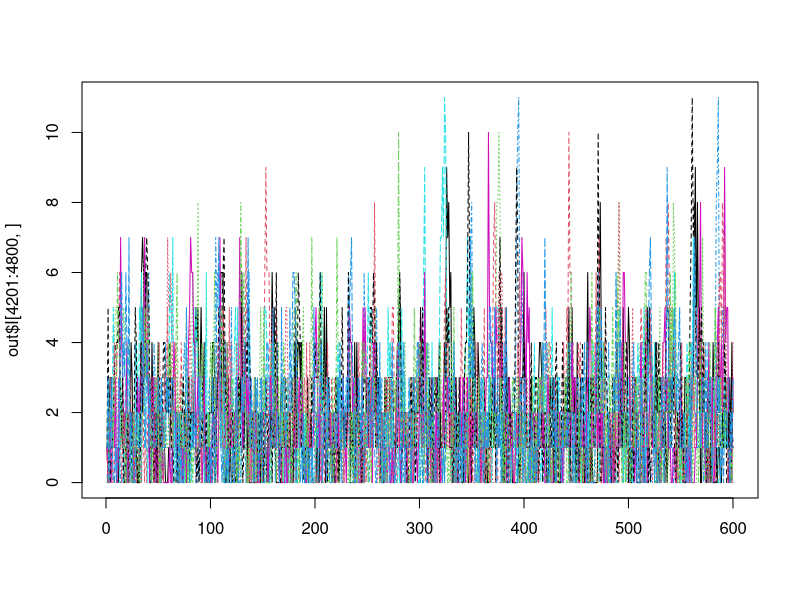

R code for this plot:



#' # init_pop: a function that initializes the target population
#' @param target_pop_size 
#' @param initPropImmune 
#' @param I0 
#'
#' @return 
#' @export
#'
#' @examples init_pop(10000, 0.3, 1)
init_pop <- function(target_pop_size, initPropImmune, I0) {
  immune <- floor(target_pop_size * initPropImmune)
  data.frame(
    S = target_pop_size - immune,
    I = I0,
    R = immune
  )
}

#' infect: a function that infects a proportion of the susceptible population
#'
#' @param births number of births per time period
#' @param migration positive integer number of migrations 
#' @param mortality_rate the number of natural deaths
#' @param run_type the dynamic way to run the function
#' @param browse if true, the browser will be opened for debugging purposes
#' @param beta 
#' @param target_pop 
#' @param rec_duration 
#'
#' @return a list with the current state of the system
#' @export 
#'
#' @examples infect(target_pop = init_pop(1000, 0.15, 1), beta = 0.012, births = 20, migration = 20, rec_duration = 7,mortality_rate = 0.2,run_type = 'det')
#' 
infect <- function(target_pop, 
                   beta, 
                   births, 
                   migration,
                   rec_duration,
                   mortality_rate, 
                   run_type = "det", 
                   browse = F
                   ) {
  
  if (browse) browser()
  
  pop_size <- sum(target_pop)
  
  switch(run_type,
    "det" = {
      It <- min(target_pop$S, beta * target_pop$S * target_pop$I) + migration
    },
    "stoc" = {
      infection_prob <- 1 - exp(-beta * target_pop$I)
      It <- rbinom(1, target_pop$S, infection_prob) + rpois(1, migration)
    }
  )
  pop_forward_step <- data.frame(
    S = target_pop$S + births - It - mortality_rate * target_pop$S,
    I = target_pop$I +  (1/rec_duration)*It,
    R = target_pop$R + (1/rec_duration)*It
  ) 
  return(pop_forward_step)
}


#' Title
#'
#' @param births 
#' @param migration 
#' @param mortality_rate 
#' @param vax_eff 
#' @param vax_rate 
#' @param n_team_type 
#' @param run_type 
#' @param browse 
#' @param target_pop 
#'
#' @return
#' @export
#'
#' @examples vaccinate(target_pop = init_pop(1000, 0.15, 1), births = 20, migration = 20, mortality_rate = 0.2, vax_eff = 0.95, vax_rate = 250, n_team_type = 1)
vaccinate <- function(target_pop, 
                      births, 
                      migration, 
                      mortality_rate, 
                      vax_eff, 
                      vax_rate,
                      n_team_type, 
                      run_type = "det", 
                      browse = F
                      ) {
  
  if (browse) browser()
  
  switch(run_type,
         "det" = {
           Rt <- min(target_pop$S, vax_rate*n_team_type*vax_eff) + migration
         },
         "stoc" = {
           Rt <- rbinom(1, vax_rate*n_team_type, vax_eff) + rpois(1, migration)
         }
  )
  pop_forward_step <- data.frame(
  S = target_pop$S + births - Rt - mortality_rate * target_pop$S,
  I = target_pop$I,
  R = target_pop$R + Rt
  )
  return(pop_forward_step)
}



#' Title
#'
#' @param beta 
#' @param births 
#' @param migration 
#' @param mortality_rate 
#' @param target_pop 
#' @param run_time 
#' @param rec_dur 
#' @param vax_day 
#' @param vax_efficacy 
#' @param orv_duration 
#' @param n_team_type 
#' @param team_performance 
#' @param infect_run_type 
#' @param vax_run_type 
#'
#' @return
#' @export
#'
#' @examples run_simulation(target_pop = init_pop(1000, 0.15, 1), beta = 0.012, run_time = 365, births = 20, migration = 20, mortality_rate = 0.1)
run_simulation <- function(target_pop,
                           beta,
                           run_time,
                           births,
                           migration,
                           mortality_rate,
                           rec_dur,
                           vax_day,
                           vax_efficacy,
                           orv_duration,
                           n_team_type,
                           team_performance,
                           infect_run_type = "det",
                           vax_run_type = "det",
                           browse = F) {


  #beta <- rep(beta, run_time)
  Susc <- target_pop$S
  Infected <- target_pop$I
  Rec <- target_pop$R

  # running parameters
  # timesteps <- 26 * run_time #26 biweeks in a year

  # day before campaign
  
  if(browse) browser()
  simResults <- data.frame(time = 0, S = Susc, I = Infected, R = Rec)

  for (time in 1:run_time) {
    if (!is.na(vax_day) & time < vax_day + 1 | time > vax_day + 1 + round(orv_duration / n_team_type)) {
      infected_pop <- infect(target_pop = simResults[time, -1], beta = beta, births = births, migration = migration, rec_duration = rec_dur, mortality_rate = mortality_rate, run_type = infect_run_type)
      simResults <- rbind(simResults, data.frame(time = time, infected_pop))
    } else if (!is.na(vaxDay) & time >= vaxDay + 1 & time <= vaxDay + 1 + round(orv_duration / n_team_type)) {
      vaccinated_pop <- vaccinate(target_pop = simResults[time, -1], births = births, migration = migration, mortality_rate = mortality_rate, vax_eff = vax_efficacy, vax_rate = team_performance, n_team_type = n_team_type, run_type = vax_run_type)
      simResults <- rbind(simResults, data.frame(time = time, vaccinated_pop))
    } else if (is.na(vaxDay)) {
      infected_pop <- infect(target_pop = simResults[time, -1], beta = beta, births = births, migration = migration, rec_duration = rec_dur, mortality_rate = mortality_rate, run_type = infect_run_type)
      simResults <- rbind(simResults, data.frame(time = time, infected_pop))
    }
  }
  return(simResults)
}

# beta<-source("/Users/mattferrari/Documents/Current Projects/MSF Measles/Measles_Dynamics_ms/Seasonality/MCMC(new)/niamey/niamey_beta.q")$value


SIRstep <- function(S, I, beta, births, migration, mortalityrate) {
  # browser()
  It <- rbinom(1, S, 1 - exp(-beta * I^.95)) + rpois(1, migration) + rpois(1, 1) # migration + extra random introduction external to metapop
  # It<-min(S,S*(1-exp(-beta*I^.95)))+migration
  St <- S - It - floor(mortalityrate * S) + floor(births)
  return(list(S = St, I = It))
}

SIRmeta <- function(S.init, I.init, beta, coupling, scaling, timesteps, births, mortalityrate) {
  Npatches <- length(S.init)
  Susc <- matrix(S.init, nrow = 1)
  Infect <- matrix(I.init, nrow = 1)
  beta.max <- max(beta)
  beta <- beta / beta.max
  beta <- beta^matrix(scaling, nrow = dim(beta)[1], ncol = Npatches, byrow = T)
  beta <- beta.max * beta
  for (i in 2:timesteps) {
    # browser()
    Susc.tmp <- numeric(0)
    Infect.tmp <- numeric(0)
    for (j in 1:Npatches) {
      tmp <- ceiling(24 + 24 * (i / 24 - ceiling(i / 24)))
      beta.i <- runif(1, beta[tmp, j] * .75, beta[tmp, j] * 1.25)
      # browser()
      I.ext <- sum(Infect[i - 1, -j])
      migr <- ifelse(I.ext > 0, min(10, rpois(1, coupling[j, -j] * I.ext)), 0)
      migr <- ifelse(runif(1) > .9,  migr,  0)
      # browser()
      out.tmp <- SIRstep(Susc[i - 1, j], Infect[i - 1, j], beta.i, births[j], mortalityrate[j], migration = migr)
      Susc.tmp <- c(Susc.tmp, out.tmp$S)
      Infect.tmp <- c(Infect.tmp, out.tmp$I)
      cat(i, "-", j, ".\n")
    }
    Susc <- rbind(Susc, Susc.tmp)
    Infect <- rbind(Infect, Infect.tmp)
    # browser()
    if (sum(Infect.tmp) == 0) {
      break
    }
  }
  return(list(S = Susc, I = Infect))
}


n.patches <- 10

N.init <- 1e7 + rpois(n.patches, 100)
ppn_atrisk <- .4
ppn_vacc <- .95
S.init <- floor(N.init * ppn_atrisk * (1 - ppn_vacc))
############################################
# Birth and death rate based on CIA factbook values
#
b_rate <- rep(0.3 * 0.88 * (50.73 / 24) * (N.init / 1000), n.patches) # vaccinated births
m_rate <- rep((20.91 / 24) / 1000, n.patches)

############################################
# beta <- rep(1e-5,24)
beta <- rep(c(.5e-5, 1e-5, 1.5e-5, 1.5e-5, 1e-5, .5e-5), each = 4) * .007 # seasonal transmission rate
beta.sim <- matrix(smooth.spline(beta)$y, nrow = 24, ncol = n.patches, byrow = F) # make transmission rate smooth, apply to all locations

I.init <- 100 + rpois(n.patches, 3)
years <- 200
Tmax <- 24 * years
coupling <- matrix(0.01, n.patches, n.patches)

out <- SIRmeta(S.init, I.init, beta = beta.sim, coupling = coupling, scaling = 1, timesteps = 24 * years, births = b_rate, mortalityrate = m_rate)
# plot(out$I[4201:4800],type="l")
matplot(out$I[4201:4800, ], type = "l")
